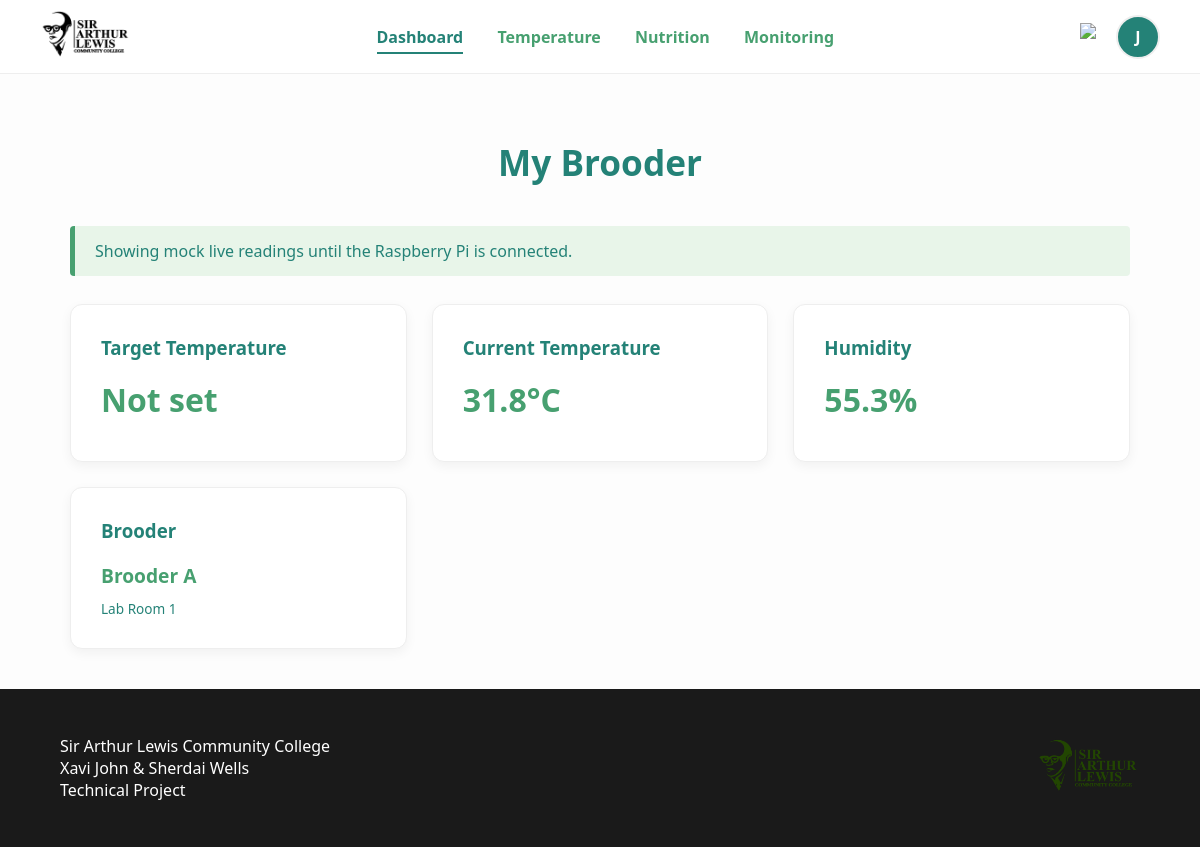
The app's page /student/dashboard.php (signed in) with its own data.
### tables this page shows
CREATE TABLE IF NOT EXISTS brooders (
    brooder_id INT NOT NULL AUTO_INCREMENT,
    name       VARCHAR(100) NOT NULL,
    location   VARCHAR(150) DEFAULT NULL,
    api_key    VARCHAR(64) NOT NULL UNIQUE,
    status     ENUM('active','inactive') NOT NULL DEFAULT 'active',
    created_at TIMESTAMP NOT NULL DEFAULT CURRENT_TIMESTAMP,
    PRIMARY KEY (brooder_id)
);

### auth/session_check.php (called while the page is built, shortened)
<?php
$current_user_id   = $_SESSION["user_id"];

### auth/flask.php (called while the page is built, shortened)
<?php
function mock_live_reading($brooder_id = 0, $target_temp = null) {
    $base_temp = $target_temp ? floatval($target_temp) : 32.5;
    $offset = intval($brooder_id) * 17;
    return [
        'temperature' => round($base_temp + sin((time() + $offset) / 90) * 0.8, 1),
        'humidity'    => round(58 + sin((time() + $offset) / 120) * 4, 1),
        'recorded_at' => date('Y-m-d H:i:s'),
        'source'      => 'mock'
    ];
}

### student/dashboard.php (the view, shortened to what this page needs)
<?php
require_once "../auth/session_check.php";
require_once "../auth/connectdb.php";
require_once "../auth/flask.php";
$stmt = $conn->prepare("
    SELECT b.* FROM brooders b
    JOIN student_brooder sb ON sb.brooder_id = b.brooder_id
    WHERE sb.student_id = ?
");
$stmt->bind_param("i", $current_user_id);
$stmt->execute();
$brooder = $stmt->get_result()->fetch_assoc();
$latest = $target = null;
if ($brooder) {
    $latest = mock_live_reading($brooder["brooder_id"], $target);
}
?>
<!DOCTYPE html>
<html id="top">
<head>
    <link rel="stylesheet" href="/style.css">
</head>
<body>
<?php include "navbar.php"; ?>
<div class="container">
    <h1>My Brooder</h1>
    <?php if (!$brooder): ?>
        <div class="notice">No brooder has been assigned to you yet. Contact your lecturer or admin.</div>
    <?php else: ?>
    <div class="notice">Showing mock live readings until the Raspberry Pi is connected.</div>
    <div class="cards">
        <a href="temperature.php" style="text-decoration:none;">
            <div class="card">
                <h3>Target Temperature</h3>
                <strong><?php echo $target ? $target . "&deg;C" : "Not set"; ?></strong>
            </div>
        </a>
        <a href="temperature.php" style="text-decoration:none;">
            <div class="card">
                <h3>Current Temperature</h3>
                <strong><?php echo $latest ? $latest["temperature"] . "&deg;C" : "No data"; ?></strong>
            </div>
        </a>
        <a href="temperature.php" style="text-decoration:none;">
            <div class="card">
                <h3>Humidity</h3>
                <strong><?php echo $latest ? $latest["humidity"] . "%" : "No data"; ?></strong>
            </div>
        </a>
        <div class="card">
            <h3>Brooder</h3>
            <strong style="font-size:1.2rem;"><?php echo htmlspecialchars($brooder["name"]); ?></strong>
            <p style="color:var(--teal); margin:0; font-size:0.85rem;"><?php echo htmlspecialchars($brooder["location"] ?? ""); ?></p>
        </div>
    </div>
    <?php endif; ?>
</div>
<?php include "../auth/footer.php"; ?>
</body>
</html>

### style.css (style rules this page uses)
:root { --teal: #248277; --green: #47a070; }
html { scroll-behavior: smooth; }
body { font-family: 'Segoe UI', Tahoma, Geneva, Verdana, sans-serif; margin: 0; display: flex; flex-direction: column; min-height: 100vh; background: #fdfdfd; color: var(--green); }
.container { flex: 1; padding: 40px 20px; max-width: 1100px; margin: 0 auto; width: 100%; box-sizing: border-box; }
h1 { color: var(--teal); font-size: 2.2rem; text-align: center; margin-bottom: 40px; }
h3 { color: var(--teal); margin-top: 0; }
.cards { display: grid; grid-template-columns: repeat(auto-fit, minmax(260px, 1fr)); gap: 25px; }
.card { background: #ffffff; padding: 30px; border-radius: 12px; box-shadow: 0 4px 12px rgba(0,0,0,0.05); border: 1px solid #eeeeee; transition: transform 0.2s; }
.card strong { display: block; font-size: 2rem; color: var(--green); margin: 10px 0; }
.notice { background: #e8f5e9; border-left: 5px solid var(--green); padding: 14px 20px; margin-bottom: 28px; border-radius: 4px; color: var(--teal); }

### records on screen
brooders: brooder_id "31.8", brooder_id "55.3", name "Brooder A", location "Lab Room 1"

### other values on screen
$current_initial "J"
